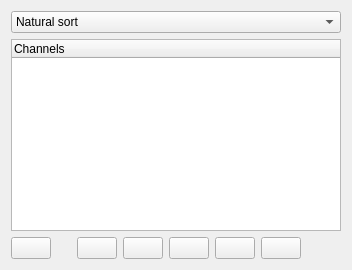
     <widget class="QWidget" name="channels_tab">
      <attribute name="icon">
       <iconset resource="resource.qrc">
        <normaloff>:/graph.png</normaloff>:/graph.png</iconset>
      </attribute>
      <attribute name="title">
       <string>Channels</string>
      </attribute>
      <layout class="QVBoxLayout" name="verticalLayout_5">
       <item>
        <widget class="QSplitter" name="splitter">
         <property name="orientation">
          <enum>Qt::Horizontal</enum>
         </property>
         <widget class="QWidget" name="verticalLayoutWidget">
          <layout class="QVBoxLayout" name="channels_layout">
           <item>
            <widget class="QComboBox" name="channel_view">
             <item>
              <property name="text">
               <string>Natural sort</string>
              </property>
             </item>
             <item>
              <property name="text">
               <string>Internal file structure</string>
              </property>
             </item>
             <item>
              <property name="text">
               <string>Selected channels only</string>
              </property>
             </item>
            </widget>
           </item>
           <item>
            <widget class="TreeWidget" name="channels_tree">
             <property name="toolTip">
              <string>Double click channel to see extended information</string>
             </property>
             <column>
              <property name="text">
               <string>Channels</string>
              </property>
             </column>
            </widget>
           </item>
           <item>
            <layout class="QHBoxLayout" name="buttons_layout">
             <item>
              <widget class="QPushButton" name="load_channel_list_btn">
               <property name="toolTip">
                <string>Load offline windows</string>
               </property>
               <property name="text">
                <string/>
               </property>
               <property name="icon">
                <iconset resource="resource.qrc">
                 <normaloff>:/open.png</normaloff>:/open.png</iconset>
               </property>
              </widget>
             </item>
             <item>
              <spacer name="button_spacer1">
               <property name="orientation">
                <enum>Qt::Horizontal</enum>
               </property>
               <property name="sizeType">
                <enum>QSizePolicy::Fixed</enum>
               </property>
               <property name="sizeHint" stdset="0">
                <size>
                 <width>20</width>
                 <height>20</height>
                </size>
               </property>
              </spacer>
             </item>
             <item>
              <widget class="QPushButton" name="save_channel_list_btn">
               <property name="toolTip">
                <string>Save offline windows</string>
               </property>
               <property name="text">
                <string/>
               </property>
               <property name="icon">
                <iconset resource="resource.qrc">
                 <normaloff>:/save.png</normaloff>:/save.png</iconset>
               </property>
              </widget>
             </item>
             <item>
              <widget class="QPushButton" name="select_all_btn">
               <property name="toolTip">
                <string>Select all the channels</string>
               </property>
               <property name="text">
                <string/>
               </property>
               <property name="icon">
                <iconset resource="resource.qrc">
                 <normaloff>:/checkmark.png</normaloff>:/checkmark.png</iconset>
               </property>
              </widget>
             </item>
             <item>
              <widget class="QPushButton" name="clear_channels_btn">
               <property name="toolTip">
                <string>Clear all selected channels</string>
               </property>
               <property name="text">
                <string/>
               </property>
               <property name="icon">
                <iconset resource="resource.qrc">
                 <normaloff>:/erase.png</normaloff>:/erase.png</iconset>
               </property>
              </widget>
             </item>
             <item>
              <widget class="QPushButton" name="advanced_search_btn">
               <property name="toolTip">
                <string>Search and select channels</string>
               </property>
               <property name="text">
                <string/>
               </property>
               <property name="icon">
                <iconset resource="resource.qrc">
                 <normaloff>:/search.png</normaloff>:/search.png</iconset>
               </property>
              </widget>
             </item>
             <item>
              <widget class="QPushButton" name="create_window_btn">
               <property name="toolTip">
                <string>Create window</string>
               </property>
               <property name="text">
                <string/>
               </property>
               <property name="icon">
                <iconset resource="resource.qrc">
                 <normaloff>:/graph.png</normaloff>:/graph.png</iconset>
               </property>
              </widget>
             </item>
             <item>
              <spacer name="button_spacer2">
               <property name="orientation">
                <enum>Qt::Horizontal</enum>
               </property>
               <property name="sizeHint" stdset="0">
                <size>
                 <width>40</width>
                 <height>20</height>
                </size>
               </property>
              </spacer>
             </item>
            </layout>
           </item>
          </layout>
         </widget>
        </widget>
       </item>
      </layout>
     </widget>
